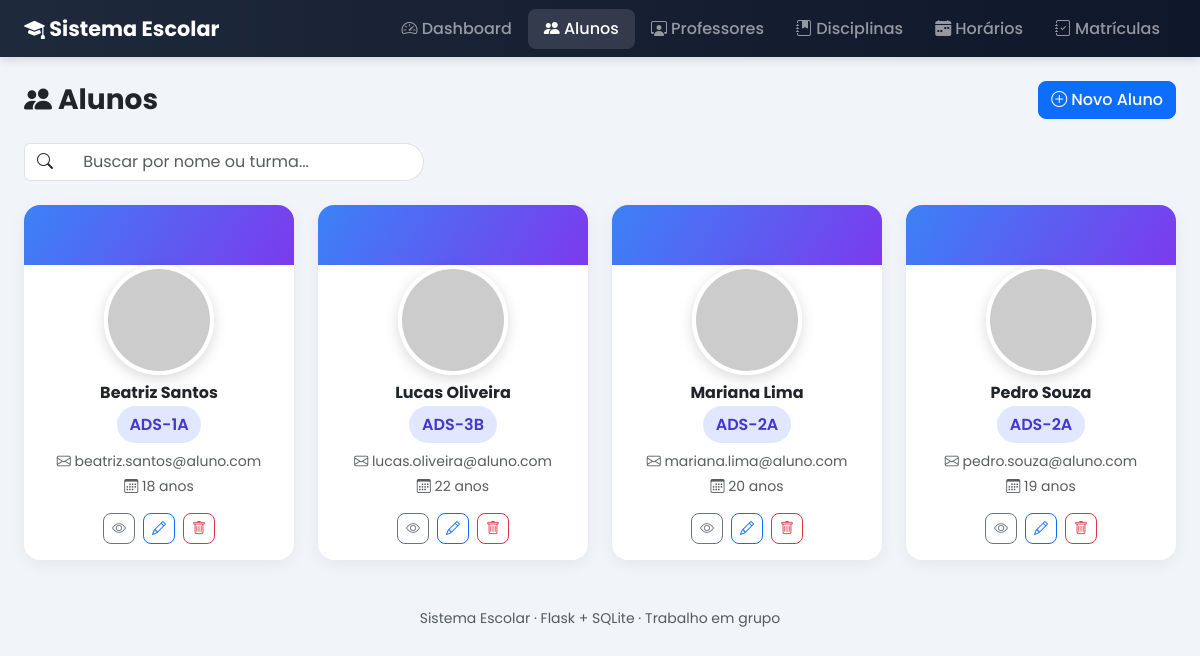
/alunos/, run on an earlier commit of the app's database.
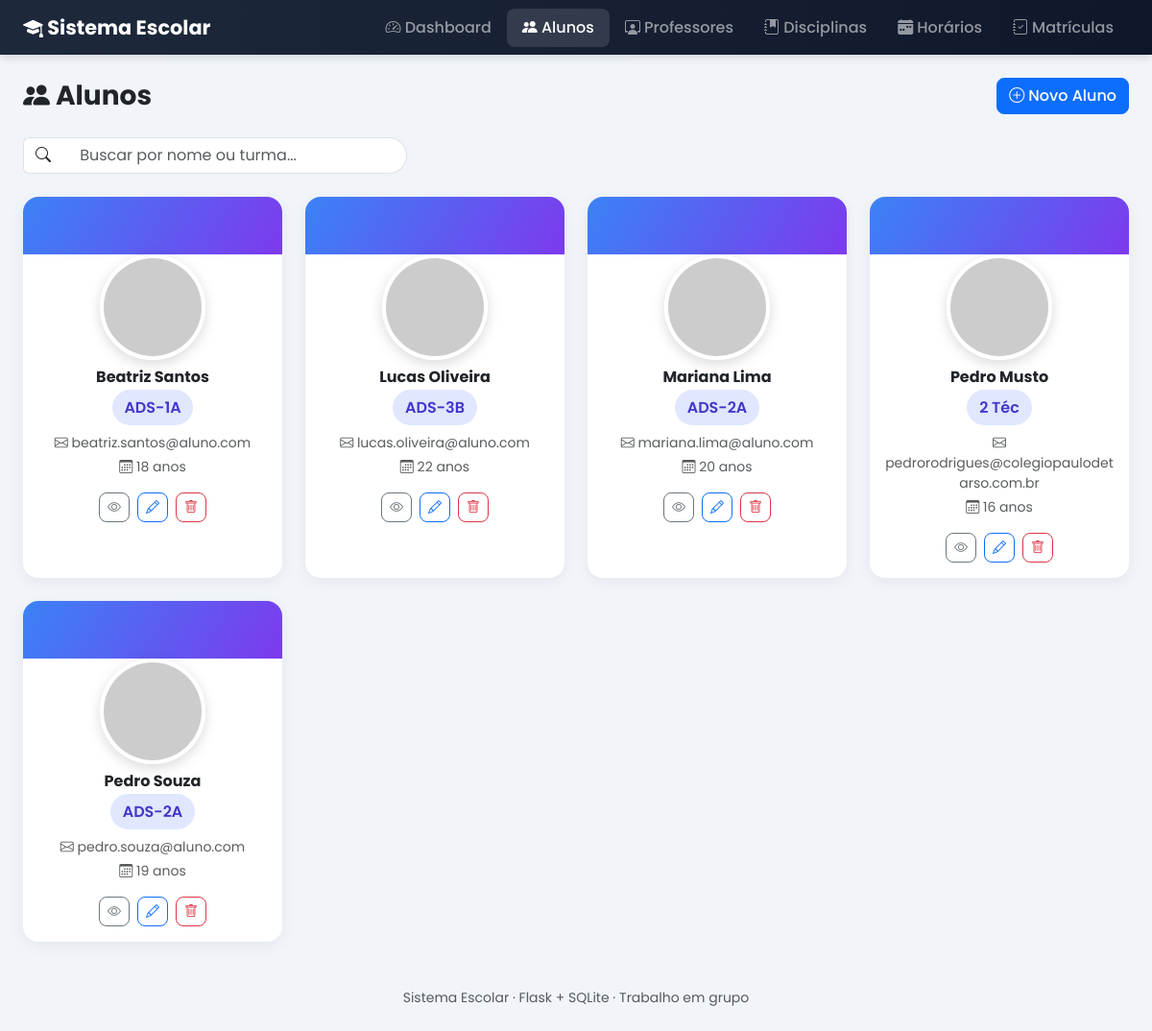
And on a later commit of the database.
### tables this page shows
CREATE TABLE alunos (
            id INTEGER PRIMARY KEY AUTOINCREMENT,
            nome TEXT NOT NULL,
            idade INTEGER NOT NULL,
            email TEXT NOT NULL,
            turma TEXT NOT NULL,
            foto TEXT
        );

### routes/alunos.py (the view)
@alunos_bp.route("/")
def listar():
    conn = get_conn()
    busca = request.args.get("busca", "").strip()
    if busca:
        alunos = conn.execute(
            "SELECT * FROM alunos WHERE nome LIKE ? OR turma LIKE ? ORDER BY nome",
            (f"%{busca}%", f"%{busca}%"),
        ).fetchall()
    else:
        alunos = conn.execute("SELECT * FROM alunos ORDER BY nome").fetchall()
    conn.close()
    return render_template("alunos/list.html", alunos=alunos, busca=busca)

### database.py (called while the page is built)
def get_conn():
    conn = sqlite3.connect(DB_NAME)
    conn.row_factory = sqlite3.Row
    conn.execute("PRAGMA foreign_keys = ON")
    return conn

### templates/alunos/list.html (shortened to what this page needs)
{% extends "base.html" %}
{% block content %}
<div class="d-flex flex-wrap justify-content-between align-items-center gap-2 mb-4">
    <h3 class="fw-bold mb-0"><i class="bi bi-people-fill"></i> Alunos</h3>
    <a href="{{ url_for('alunos.novo') }}" class="btn btn-primary btn-acao">
        <i class="bi bi-plus-circle"></i> Novo Aluno
    </a>
</div>
<form method="get" class="mb-4">
    <div class="input-group" style="max-width: 400px;">
        <span class="input-group-text bg-white border-end-0"><i class="bi bi-search"></i></span>
        <input type="text" name="busca" value="{{ busca }}" class="form-control search-box border-start-0"
               placeholder="Buscar por nome ou turma...">
    </div>
</form>
{% if alunos|length == 0 %}
    <div class="empty-state">
        <i class="bi bi-person-x"></i>
        <p>Nenhum aluno encontrado.</p>
    </div>
{% else %}
<div class="row g-4">
    {% for aluno in alunos %}
    <div class="col-md-6 col-lg-4 col-xl-3">
        <div class="card pessoa-card h-100">
            <div class="card-header-color"></div>
            <div class="card-body text-center pt-0">
                <img src="{{ aluno.foto }}" class="avatar-lg mt-n5 mb-2" alt="{{ aluno.nome }}">
                <h6 class="fw-bold mb-1">{{ aluno.nome }}</h6>
                <span class="badge-turma d-inline-block mb-2">{{ aluno.turma }}</span>
                <p class="text-muted small mb-1"><i class="bi bi-envelope"></i> {{ aluno.email }}</p>
                <p class="text-muted small mb-3"><i class="bi bi-calendar3"></i> {{ aluno.idade }} anos</p>
                <div class="d-flex gap-2 justify-content-center">
                    <a href="{{ url_for('alunos.perfil', id=aluno.id) }}" class="btn btn-sm btn-outline-secondary btn-acao">
                        <i class="bi bi-eye"></i>
                    </a>
                    <a href="{{ url_for('alunos.editar', id=aluno.id) }}" class="btn btn-sm btn-outline-primary btn-acao">
                        <i class="bi bi-pencil"></i>
                    </a>
                    <form action="{{ url_for('alunos.excluir', id=aluno.id) }}" method="POST"
                          onsubmit="return confirm('Excluir {{ aluno.nome }}?');">
                        <button type="submit" class="btn btn-sm btn-outline-danger btn-acao">
                            <i class="bi bi-trash"></i>
                        </button>
                    </form>
                </div>
            </div>
        </div>
    </div>
    {% endfor %}
</div>
{% endif %}
{% endblock %}

### templates/base.html (shortened to what this page needs)
<!DOCTYPE html>
<html lang="pt-br">
<head>
    <link href="https://cdn.jsdelivr.net/npm/bootstrap@5.3.3/dist/css/bootstrap.min.css" rel="stylesheet">
    <link rel="stylesheet" href="https://cdn.jsdelivr.net/npm/bootstrap-icons@1.11.3/font/bootstrap-icons.css">
    <link rel="stylesheet" href="{{ url_for('static', filename='css/style.css') }}">
</head>
<body>
    <nav class="navbar navbar-expand-lg navbar-dark sticky-top">
        <div class="container-fluid px-4">
            <a class="navbar-brand" href="{{ url_for('dashboard') }}">
                <i class="bi bi-mortarboard-fill"></i> Sistema Escolar
            </a>
            <div class="collapse navbar-collapse" id="nav">
                <ul class="navbar-nav ms-auto">
                    <li class="nav-item">
                        <a class="nav-link {{ 'active' if request.endpoint == 'dashboard' }}" href="{{ url_for('dashboard') }}">
                            <i class="bi bi-speedometer2"></i> Dashboard
                        </a>
                    </li>
                    <li class="nav-item">
                        <a class="nav-link {{ 'active' if request.endpoint and request.endpoint.startswith('alunos.') }}" href="{{ url_for('alunos.listar') }}">
                            <i class="bi bi-people-fill"></i> Alunos
                        </a>
                    </li>
                    <li class="nav-item">
                        <a class="nav-link {{ 'active' if request.endpoint and request.endpoint.startswith('professores.') }}" href="{{ url_for('professores.listar') }}">
                            <i class="bi bi-person-workspace"></i> Professores
                        </a>
                    </li>
                    <li class="nav-item">
                        <a class="nav-link {{ 'active' if request.endpoint and request.endpoint.startswith('disciplinas.') }}" href="{{ url_for('disciplinas.listar') }}">
                            <i class="bi bi-journal-bookmark-fill"></i> Disciplinas
                        </a>
                    </li>
                    <li class="nav-item">
                        <a class="nav-link {{ 'active' if request.endpoint and request.endpoint.startswith('horarios.') }}" href="{{ url_for('horarios.grade') }}">
                            <i class="bi bi-calendar-week-fill"></i> Horários
                        </a>
                    </li>
                    <li class="nav-item">
                        <a class="nav-link {{ 'active' if request.endpoint and request.endpoint.startswith('matriculas.') }}" href="{{ url_for('matriculas.listar') }}">
                            <i class="bi bi-journal-check"></i> Matrículas
                        </a>
                    </li>
                </ul>
            </div>
        </div>
    </nav>
    <div class="container-fluid px-4 py-4">
        {% block content %}{% endblock %}
    </div>
    <footer class="text-center text-muted py-4 small">
        Sistema Escolar &middot; Flask + SQLite &middot; Trabalho em grupo
    </footer>
</body>
</html>

### static/css/style.css (style rules this page uses)
:root { --azul-escuro: #1e293b; --azul: #3b82f6; --roxo: #7c3aed; --verde: #10b981; --laranja: #f59e0b; --rosa: #ec4899; --fundo: #f1f5f9; }
* { font-family: 'Poppins', sans-serif; }
body { background: var(--fundo); }
.navbar { background: linear-gradient(90deg, var(--azul-escuro), #0f172a); box-shadow: 0 2px 10px rgba(0,0,0,0.15); }
.navbar-brand { font-weight: 700; font-size: 1.3rem; }
.nav-link { font-weight: 500; padding: 0.5rem 1rem !important; border-radius: 8px; transition: all 0.2s; }
.nav-link:hover, .nav-link.active { background: rgba(255,255,255,0.12); color: #fff !important; }
.avatar-lg { width: 110px; height: 110px; border-radius: 50%; object-fit: cover; border: 4px solid #fff; box-shadow: 0 4px 14px rgba(0,0,0,0.15); }
.pessoa-card { border: none; border-radius: 16px; box-shadow: 0 4px 16px rgba(0,0,0,0.06); transition: transform 0.2s, box-shadow 0.2s; overflow: hidden; }
.pessoa-card .card-header-color { height: 60px; background: linear-gradient(120deg, var(--azul), var(--roxo)); }
.badge-turma { background: #e0e7ff; color: #4338ca; font-weight: 600; padding: 0.4em 0.8em; border-radius: 20px; }
.btn-acao { border-radius: 8px; font-weight: 500; }
.form-control, .form-select { border-radius: 8px; }
.search-box { border-radius: 30px; padding-left: 1.2rem; }

What changed in the data, as far as the page shows it:
added alunos: nome "Pedro Musto", turma "2 Téc", email "pedrorodrigues@colegiopaulodetarso.com.br", idade "16"
